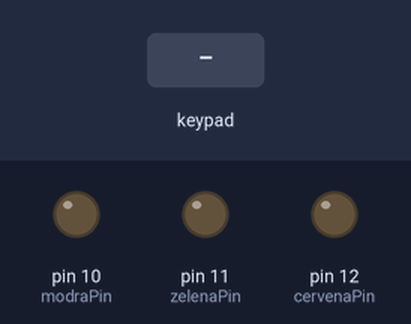
Recording of a sketch running on a simulated Arduino Uno, built with avr-gcc and run on an emulated ATmega328P. Parts: output pins drawn as LEDs (lit = HIGH). Inputs (shaded band) come from the test bench. What the sketch prints to the serial monitor is not drawn.

Above: at 1.2 s.
1.3 s: keypad keys 9 8 7 6 pressed 0.4 s apart
At 3.8 s:
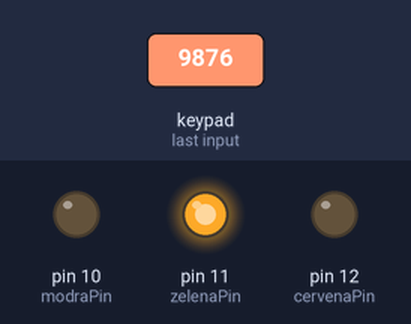
4.4 s: key '1' pressed
At 5.5 s:
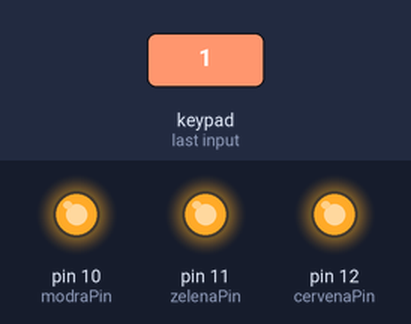
5.9 s: keypad keys 5 4 3 2 # pressed 0.4 s apart
At 8.5 s:
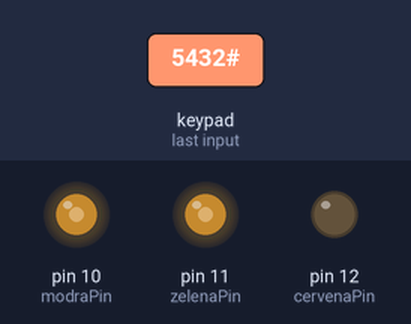
9.4 s: keypad keys 9 8 7 6 * pressed 0.4 s apart
At 10.0 s:
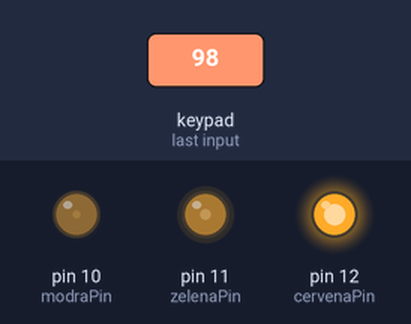
14.4 s: key '2' pressed
At 15.5 s:
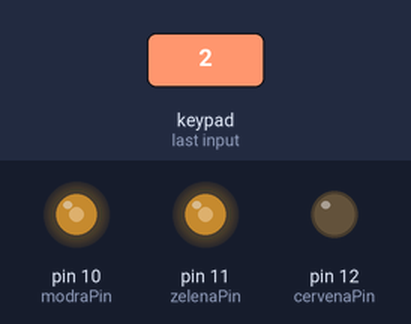
Timing chart, 0 to 16.9 s (numbered marks = the images above; inputs shaded):
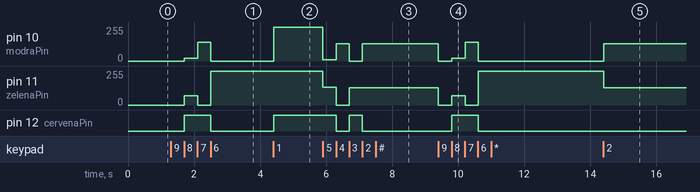

Measured:
- after the input at 1.3 s, pin 10 (modraPin): 0/255 → 19/255 after 0.41 s, → 139/255 0.40 s later, → 0/255 0.39 s later; pin 11 (zelenaPin): 0/255 → 69/255 after 0.41 s, → 0/255 0.40 s later, → 252/255 0.39 s later; pin 12 (cervenaPin): LOW → HIGH after 0.41 s, → LOW 0.80 s later
- after the input at 4.4 s, pin 10 (modraPin): 0/255 → 255/255 at once; pin 11 (zelenaPin): 252/255 → 255/255 at once; pin 12 (cervenaPin): LOW → HIGH at once
- after the input at 5.9 s, pin 10 (modraPin): 255/255 → 11/255 at once, → 128/255 0.40 s later, → 0/255 0.40 s later, → 128/255 0.39 s later; pin 11 (zelenaPin): 255/255 → 134/255 at once, → 0/255 0.40 s later, → 128/255 0.40 s later; pin 12 (cervenaPin): HIGH → LOW after 0.40 s, → HIGH 0.40 s later, → LOW 0.39 s later
- after the input at 9.4 s, pin 10 (modraPin): 128/255 → 0/255 at once, → 19/255 0.40 s later, → 139/255 0.40 s later, → 0/255 0.39 s later; pin 11 (zelenaPin): 128/255 → 0/255 at once, → 69/255 0.40 s later, → 0/255 0.40 s later, → 252/255 0.39 s later; pin 12 (cervenaPin): LOW → HIGH after 0.41 s, → LOW 0.80 s later
- after the input at 14.4 s, pin 10 (modraPin): 0/255 → 128/255 at once; pin 11 (zelenaPin): 252/255 → 128/255 at once

The sketch:

ArduinoUNO_Keypad_RGBLED.ino
```cpp
#include <Keypad.h>


int cervenaPin = 12;
int zelenaPin = 11;
int modraPin = 10;
const byte numRows = 4; //number of rows on the keypad
const byte numCols = 4; //number of columns on the keypad


char keymap[numRows][numCols] =
{
	{ '1', '2', '3', 'A' },
	{ '4', '5', '6', 'B' },
	{ '7', '8', '9', 'C' },
	{ '*', '0', '#', 'D' }
};


//Code that shows the the keypad connections to the arduino terminals
byte rowPins[numRows] = { 9,8,7,6 }; //Rows 0 to 3
byte colPins[numCols] = { 5,4,3,2 }; //Columns 0 to 3


//initializes an instance of the Keypad class
Keypad myKeypad = Keypad(makeKeymap(keymap), rowPins, colPins, numRows, numCols);


void setup()
{
	Serial.begin(9600);


	pinMode(cervenaPin, OUTPUT);
	pinMode(zelenaPin, OUTPUT);
	pinMode(modraPin, OUTPUT);
}

void loop()
{
	//setColor(255, 0, 0);  //èervená
	//delay(1000);
	//setColor(0, 255, 0);  //zelená
	//delay(1000);
	//setColor(0, 0, 255);  //modrá
	//delay(1000);
	//setColor(255, 255, 0);  // lutá
	//delay(1000);
	//setColor(80, 0, 80);  //fialová
	//delay(1000);
	//setColor(0, 255, 255);  //tyrkysová
	//delay(1000);


	char keypressed = myKeypad.getKey();
	if (keypressed != NO_KEY)
	{
		Serial.print(keypressed);


		if (keypressed == '1')
		{
			setColor(255, 255, 255);  //bila
		}
		else if (keypressed == '2')
		{
			setColor(0, 128, 128);  //teal
		}
		else if (keypressed == '3')
		{
			setColor(128, 128, 0);  //olive
		}
		else if (keypressed == '4')
		{
			setColor(0, 0, 128);  //navy
		}
		else if (keypressed == '5')
		{
			setColor(184, 134, 11);  //dark gold
		}
		else if (keypressed == '6')
		{
			setColor(124, 252, 0);  //lawn green
		}
		else if (keypressed == '7')
		{
			setColor(139, 0, 139);  //dark magneta
		}
		else if (keypressed == '8')
		{
			setColor(139, 69, 19);  //saddle brown
		}
		else if (keypressed == '9')
		{
			setColor(0, 0, 0);  //zelená
		}


	}

}

void setColor(int cervena, int zelena, int modra)
{
	analogWrite(cervenaPin, cervena);
	analogWrite(zelenaPin, zelena);
	analogWrite(modraPin, modra);
}
```
